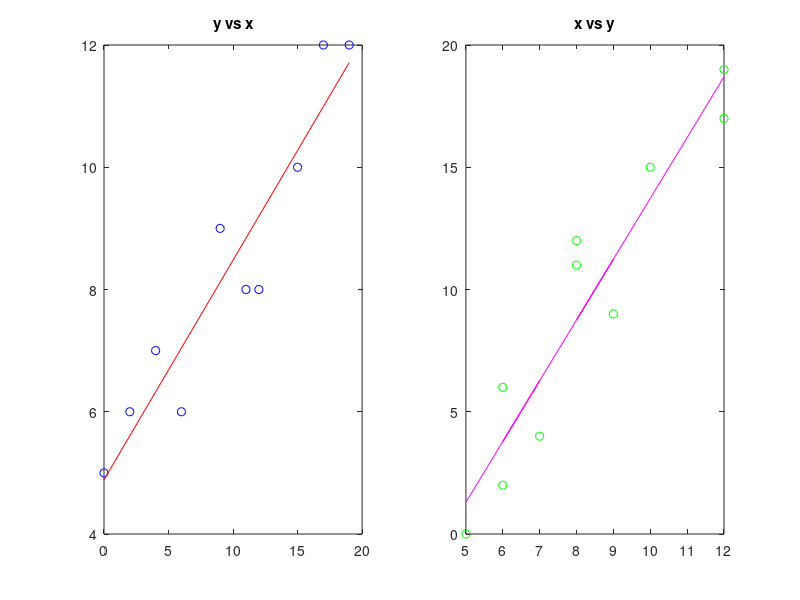

This figure's MATLAB source:
%EA_HW_3_4 Nouh Shaikh
clc; clear; close all;

x = [0; 2; 4; 6; 9; 11; 12; 15; 17; 19];
y = [5; 6; 7; 6; 9; 8; 8; 10; 12; 12];

p1 = polyfit(x, y, 1);
r_yx = corrcoef(x, y);
fprintf('y = %.3fx + %.3f (r = %.3f)\n', p1(1), p1(2), r_yx(1,2));

p2 = polyfit(y, x, 1);
r_xy = corrcoef(y, x);
fprintf('x = %.3fy + %.3f (r = %.3f)\n', p2(1), p2(2), r_xy(1,2));

subplot(1,2,1); plot(x, y, 'bo', x, polyval(p1, x), 'r-'); title('y vs x');
subplot(1,2,2); plot(y, x, 'go', y, polyval(p2, y), 'm-'); title('x vs y');
